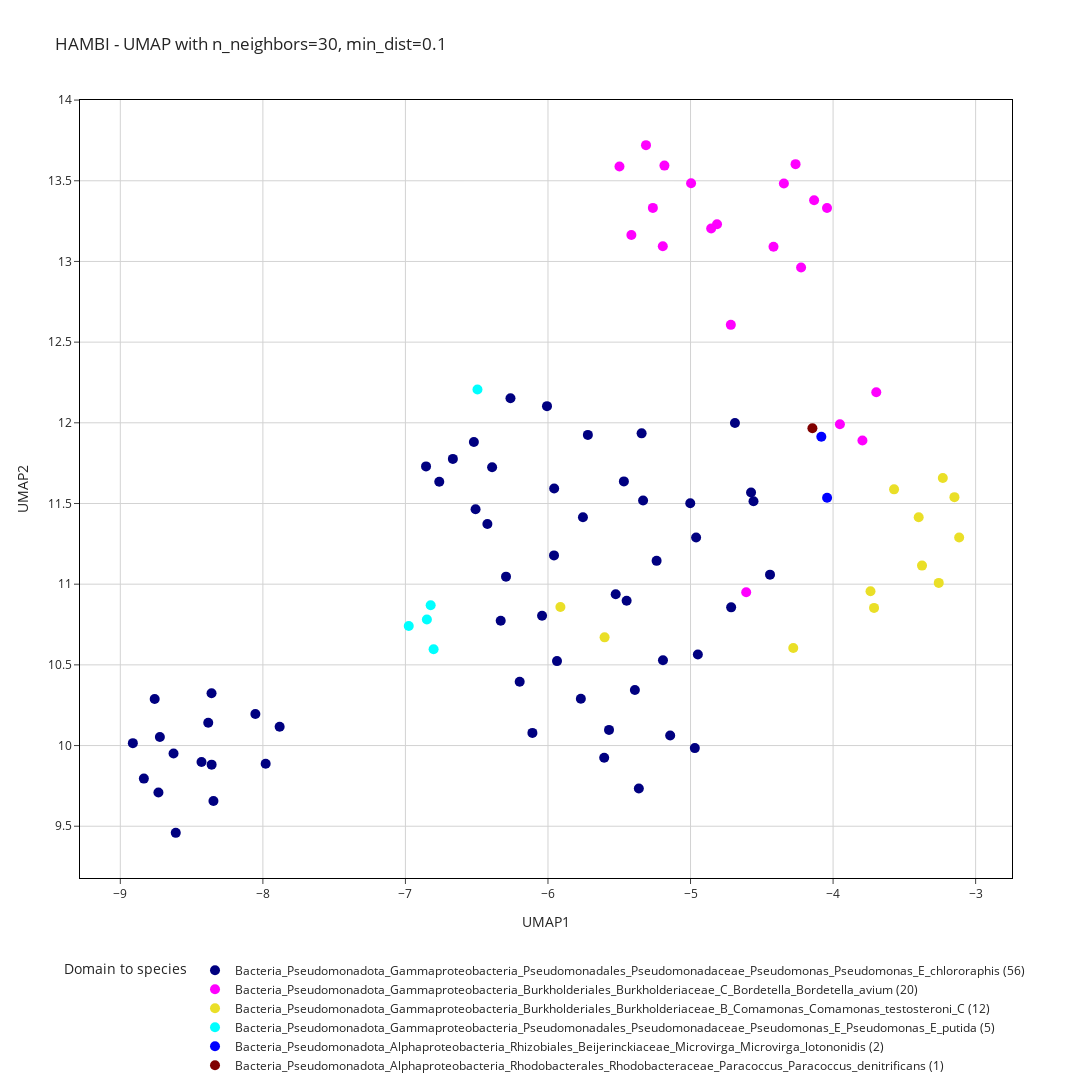

Notebook code cell kept with this figure:
### Code cell
n_neighbors = [30]
min_dist = [0.1]
color_dict = ["#000080", "#FF00FF", "#eadf27", "#00FFFF", "#0000FF", "#800000"]

custom_colors = color_dict
for n in n_neighbors:
    for m in min_dist:
        reducer = umap.UMAP(n_neighbors=n, min_dist=m, random_state=seed)
        embedding = reducer.fit_transform(df_top150_C2.iloc[:, :-17])
        top150_UMAP_df_C2  = pd.DataFrame({
            'UMAP1': embedding[:, 0],
            'UMAP2': embedding[:, 1],
            'Domain to species': df_top150_C2['Domain to species'],
            'Domain to genus': df_top150_C2['Domain to genus'],
            'element': df_top150_C2['element'],
            'contig': df_top150_C2.index,
        })
        # clustering k defined choosing the k by looking at the UMAP 
        kmeans = KMeans(n_clusters=11, random_state=seed)
        
        k_labels = kmeans.fit_predict(embedding)
        
        top150_UMAP_df_C2['cluster'] = k_labels
        
        column = 'Domain to species'
        top150_UMAP_df_C2['Domain to species'] = top150_UMAP_df_C2['Domain to species'].fillna('NA')

        value_counts = top150_UMAP_df_C2[column].value_counts().to_dict()

        top150_UMAP_df_C2[f'{column}_with_counts'] = top150_UMAP_df_C2[column].apply(lambda x: f'{x} ({value_counts[x]})')

        top150_UMAP_df_C2['count'] = top150_UMAP_df_C2[column].map(value_counts)
        top150_UMAP_df_C2 = top150_UMAP_df_C2.sort_values(by=['count'], ascending=False)

        top150_UMAP_df_C2[f'{column}_with_counts'] = pd.Categorical(
            top150_UMAP_df_C2[f'{column}_with_counts'],
            categories=top150_UMAP_df_C2[f'{column}_with_counts'].unique(),
            ordered=True
        )
        
        fig = px.scatter(top150_UMAP_df_C2, 
                            x='UMAP1', 
                            y='UMAP2', 
                            labels={f'{column}_with_counts': column},
                            color=f'{column}_with_counts', 
                            title=f' HAMBI - UMAP with n_neighbors={n}, min_dist={m}', 
                            color_discrete_sequence=custom_colors,
                            hover_data={'cluster': True, 'Domain to species': True, 'Domain to genus': True, 'element': True, 'contig': True} )
        title = f' HAMBI - UMAP with n_neighbors={n}, min_dist={m}'
        fig.update_traces(marker=dict(size=10))
        fig.update_layout(
            height=1700,
            width=1200,
            title_text=title,
            showlegend=True,
            legend=dict(
                x=0.5,
                y=-0.1,
                traceorder="normal",
                xanchor='center',
                yanchor='top',
                orientation='h'
            ),
            template='simple_white',
            xaxis=dict(
                showgrid=True,
                gridcolor='lightgray',
                zeroline=False,
                showline=True,  
                linecolor='black', 
                linewidth=1,
                mirror=True
            ),
            yaxis=dict(
                showgrid=True,
                gridcolor='lightgray',
                zeroline=False,
                showline=True,
                linecolor='black',
                linewidth=1,
                mirror=True
            )
        )
        fig.show()
        fig.write_image(f'UMAP_HAMBI_top150_features/UMAP_{n}_{m}_C2.png')
        fig.write_html(f'UMAP_HAMBI_top150_features/UMAP_{n}_{m}_C2.html')

### Figure 1 — Plotly figure (JSON) as saved in the notebook; plotly's stock layout.template omitted (floating-point values rounded to 4 significant figures; data arrays with more than 128 entries replaced by an {"elided": "..."} marker saying what was removed)
{"data": [{"customdata": {"elided": "56x5 mixed values"}, "hovertemplate": "Domain to species=%{customdata[1]}<br>UMAP1=%{x}<br>UMAP2=%{y}<br>cluster=%{customdata[0]}<br>Domain to genus=%{customdata[2]}<br>element=%{customdata[3]}<br>contig=%{customdata[4]}<extra></extra>", "legendgroup": "Bacteria_Pseudomonadota_Gammaproteobacteria_Pseudomonadales_Pseudomonadaceae_Pseudomonas_Pseudomonas_E_chlororaphis (56)", "marker": {"color": "#000080", "size": 10, "symbol": "circle"}, "mode": "markers", "name": "Bacteria_Pseudomonadota_Gammaproteobacteria_Pseudomonadales_Pseudomonadaceae_Pseudomonas_Pseudomonas_E_chlororaphis (56)", "orientation": "v", "showlegend": true, "type": "scatter", "x": [-8.912, -4.715, -6.041, -5.525, -5.333, -6.425, -5.958, -8.431, -4.688, -8.347, -5.769, -5.002, -6.109, -6.392, -4.961, -8.053, -5.72, -8.723, -8.835, -5.606, -6.667, -6.007, -5.143, -4.949, -6.508, -7.98, -6.294, -6.52, -5.468, -8.627, -5.755, -4.575, -5.343, -5.448, -5.238, -6.763, -5.957, -8.383, -5.572, -6.332, -6.199, -4.442, -8.759, -5.193, -8.611, -6.263, -7.882, -4.97, -4.558, -8.36, -5.937, -5.39, -8.733, -5.363, -6.855, -8.36], "xaxis": "x", "y": [10.01, 10.86, 10.8, 10.94, 11.52, 11.37, 11.18, 9.899, 12.0, 9.657, 10.29, 11.5, 10.08, 11.72, 11.29, 10.2, 11.93, 10.05, 9.795, 9.925, 11.78, 12.1, 10.06, 10.56, 11.46, 9.887, 11.05, 11.88, 11.64, 9.951, 11.41, 11.57, 11.93, 10.9, 11.14, 11.63, 11.59, 10.14, 10.1, 10.77, 10.4, 11.06, 10.29, 10.53, 9.459, 12.15, 10.12, 9.984, 11.51, 10.32, 10.52, 10.34, 9.709, 9.734, 11.73, 9.882], "yaxis": "y"}, {"customdata": [[8, "Bacteria_Pseudomonadota_Gammaproteobacteria_Burkholderiales_Burkholderiaceae_C_Bordetella_Bordetella_avium", "Bacteria_Pseudomonadota_Gammaproteobacteria_Burkholderiales_Burkholderiaceae_C_Bordetella", "chromosome", "bcAd1063T--bcAd1063T_ptg000061l"], [6, "Bacteria_Pseudomonadota_Gammaproteobacteria_Burkholderiales_Burkholderiaceae_C_Bordetella_Bordetella_avium", "Bacteria_Pseudomonadota_Gammaproteobacteria_Burkholderiales_Burkholderiaceae_C_Bordetella", "chromosome", "bcAd1063T--bcAd1063T_ptg000048l"], [0, "Bacteria_Pseudomonadota_Gammaproteobacteria_Burkholderiales_Burkholderiaceae_C_Bordetella_Bordetella_avium", "Bacteria_Pseudomonadota_Gammaproteobacteria_Burkholderiales_Burkholderiaceae_C_Bordetella", "chromosome", "bcAd1063T--bcAd1063T_ptg000069l"], [0, "Bacteria_Pseudomonadota_Gammaproteobacteria_Burkholderiales_Burkholderiaceae_C_Bordetella_Bordetella_avium", "Bacteria_Pseudomonadota_Gammaproteobacteria_Burkholderiales_Burkholderiaceae_C_Bordetella", "chromosome", "bcAd1063T--bcAd1063T_ptg000030l"], [6, "Bacteria_Pseudomonadota_Gammaproteobacteria_Burkholderiales_Burkholderiaceae_C_Bordetella_Bordetella_avium", "Bacteria_Pseudomonadota_Gammaproteobacteria_Burkholderiales_Burkholderiaceae_C_Bordetella", "chromosome", "bcAd1063T--bcAd1063T_ptg000035l"], [2, "Bacteria_Pseudomonadota_Gammaproteobacteria_Burkholderiales_Burkholderiaceae_C_Bordetella_Bordetella_avium", "Bacteria_Pseudomonadota_Gammaproteobacteria_Burkholderiales_Burkholderiaceae_C_Bordetella", "chromosome", "bcAd1037T--bcAd1037T_ptg000198l"], [0, "Bacteria_Pseudomonadota_Gammaproteobacteria_Burkholderiales_Burkholderiaceae_C_Bordetella_Bordetella_avium", "Bacteria_Pseudomonadota_Gammaproteobacteria_Burkholderiales_Burkholderiaceae_C_Bordetella", "chromosome", "bcAd1063T--bcAd1063T_ptg000079l"], [6, "Bacteria_Pseudomonadota_Gammaproteobacteria_Burkholderiales_Burkholderiaceae_C_Bordetella_Bordetella_avium", "Bacteria_Pseudomonadota_Gammaproteobacteria_Burkholderiales_Burkholderiaceae_C_Bordetella", "chromosome", "bcAd1063T--bcAd1063T_ptg000160l"], [0, "Bacteria_Pseudomonadota_Gammaproteobacteria_Burkholderiales_Burkholderiaceae_C_Bordetella_Bordetella_avium", "Bacteria_Pseudomonadota_Gammaproteobacteria_Burkholderiales_Burkholderiaceae_C_Bordetella", "chromosome", "bcAd1037T--bcAd1037T_ptg000271l"], [0, "Bacteria_Pseudomonadota_Gammaproteobacteria_Burkholderiales_Burkholderiaceae_C_Bordetella_Bordetella_avium", "Bacteria_Pseudomonadota_Gammaproteobacteria_Burkholderiales_Burkholderiaceae_C_Bordetella", "chromosome", "bcAd1063T--bcAd1063T_ptg000016l"], [6, "Bacteria_Pseudomonadota_Gammaproteobacteria_Burkholderiales_Burkholderiaceae_C_Bordetella_Bordetella_avium", "Bacteria_Pseudomonadota_Gammaproteobacteria_Burkholderiales_Burkholderiaceae_C_Bordetella", "chromosome", "bcAd1063T--bcAd1063T_ptg000110l"], [2, "Bacteria_Pseudomonadota_Gammaproteobacteria_Burkholderiales_Burkholderiaceae_C_Bordetella_Bordetella_avium", "Bacteria_Pseudomonadota_Gammaproteobacteria_Burkholderiales_Burkholderiaceae_C_Bordetella", "chromosome", "bcAd1037T--bcAd1037T_ptg000036l"], [0, "Bacteria_Pseudomonadota_Gammaproteobacteria_Burkholderiales_Burkholderiaceae_C_Bordetella_Bordetella_avium", "Bacteria_Pseudomonadota_Gammaproteobacteria_Burkholderiales_Burkholderiaceae_C_Bordetella", "chromosome", "bcAd1037T--bcAd1037T_ptg000097l"], [6, "Bacteria_Pseudomonadota_Gammaproteobacteria_Burkholderiales_Burkholderiaceae_C_Bordetella_Bordetella_avium", "Bacteria_Pseudomonadota_Gammaproteobacteria_Burkholderiales_Burkholderiaceae_C_Bordetella", "chromosome", "bcAd1037T--bcAd1037T_ptg000230l"], [6, "Bacteria_Pseudomonadota_Gammaproteobacteria_Burkholderiales_Burkholderiaceae_C_Bordetella_Bordetella_avium", "Bacteria_Pseudomonadota_Gammaproteobacteria_Burkholderiales_Burkholderiaceae_C_Bordetella", "chromosome", "bcAd1037T--bcAd1037T_ptg000161l"], [0, "Bacteria_Pseudomonadota_Gammaproteobacteria_Burkholderiales_Burkholderiaceae_C_Bordetella_Bordetella_avium", "Bacteria_Pseudomonadota_Gammaproteobacteria_Burkholderiales_Burkholderiaceae_C_Bordetella", "chromosome", "bcAd1037T--bcAd1037T_ptg000058l"], [0, "Bacteria_Pseudomonadota_Gammaproteobacteria_Burkholderiales_Burkholderiaceae_C_Bordetella_Bordetella_avium", "Bacteria_Pseudomonadota_Gammaproteobacteria_Burkholderiales_Burkholderiaceae_C_Bordetella", "chromosome", "bcAd1063T--bcAd1063T_ptg000018l"], [0, "Bacteria_Pseudomonadota_Gammaproteobacteria_Burkholderiales_Burkholderiaceae_C_Bordetella_Bordetella_avium", "Bacteria_Pseudomonadota_Gammaproteobacteria_Burkholderiales_Burkholderiaceae_C_Bordetella", "chromosome", "bcAd1037T--bcAd1037T_ptg000120l"], [6, "Bacteria_Pseudomonadota_Gammaproteobacteria_Burkholderiales_Burkholderiaceae_C_Bordetella_Bordetella_avium", "Bacteria_Pseudomonadota_Gammaproteobacteria_Burkholderiales_Burkholderiaceae_C_Bordetella", "chromosome", "bcAd1037T--bcAd1037T_ptg000046l"], [8, "Bacteria_Pseudomonadota_Gammaproteobacteria_Burkholderiales_Burkholderiaceae_C_Bordetella_Bordetella_avium", "Bacteria_Pseudomonadota_Gammaproteobacteria_Burkholderiales_Burkholderiaceae_C_Bordetella", "chromosome", "bcAd1063T--bcAd1063T_ptg000074l"]], "hovertemplate": "Domain to species=%{customdata[1]}<br>UMAP1=%{x}<br>UMAP2=%{y}<br>cluster=%{customdata[0]}<br>Domain to genus=%{customdata[2]}<br>element=%{customdata[3]}<br>contig=%{customdata[4]}<extra></extra>", "legendgroup": "Bacteria_Pseudomonadota_Gammaproteobacteria_Burkholderiales_Burkholderiaceae_C_Bordetella_Bordetella_avium (20)", "marker": {"color": "#FF00FF", "size": 10, "symbol": "circle"}, "mode": "markers", "name": "Bacteria_Pseudomonadota_Gammaproteobacteria_Burkholderiales_Burkholderiaceae_C_Bordetella_Bordetella_avium (20)", "orientation": "v", "showlegend": true, "type": "scatter", "x": [-3.697, -4.418, -4.996, -5.312, -4.263, -4.609, -4.814, -4.225, -5.415, -5.498, -4.717, -3.952, -5.195, -4.345, -4.133, -4.855, -5.264, -5.183, -4.042, -3.794], "xaxis": "x", "y": [12.19, 13.09, 13.48, 13.72, 13.6, 10.95, 13.23, 12.96, 13.16, 13.59, 12.61, 11.99, 13.09, 13.48, 13.38, 13.2, 13.33, 13.59, 13.33, 11.89], "yaxis": "y"}, {"customdata": [[8, "Bacteria_Pseudomonadota_Gammaproteobacteria_Burkholderiales_Burkholderiaceae_B_Comamonas_Comamonas_testosteroni_C", "Bacteria_Pseudomonadota_Gammaproteobacteria_Burkholderiales_Burkholderiaceae_B_Comamonas", "chromosome", "bcAd1023T--bcAd1023T_ptg000027l"], [1, "Bacteria_Pseudomonadota_Gammaproteobacteria_Burkholderiales_Burkholderiaceae_B_Comamonas_Comamonas_testosteroni_C", "Bacteria_Pseudomonadota_Gammaproteobacteria_Burkholderiales_Burkholderiaceae_B_Comamonas", "chromosome", "bcAd1023T--bcAd1023T_ptg000194l"], [5, "Bacteria_Pseudomonadota_Gammaproteobacteria_Burkholderiales_Burkholderiaceae_B_Comamonas_Comamonas_testosteroni_C", "Bacteria_Pseudomonadota_Gammaproteobacteria_Burkholderiales_Burkholderiaceae_B_Comamonas", "chromosome", "bcAd1023T--bcAd1023T_ptg000181l"], [5, "Bacteria_Pseudomonadota_Gammaproteobacteria_Burkholderiales_Burkholderiaceae_B_Comamonas_Comamonas_testosteroni_C", "Bacteria_Pseudomonadota_Gammaproteobacteria_Burkholderiales_Burkholderiaceae_B_Comamonas", "chromosome", "bcAd1023T--bcAd1023T_ptg000102l"], [10, "Bacteria_Pseudomonadota_Gammaproteobacteria_Burkholderiales_Burkholderiaceae_B_Comamonas_Comamonas_testosteroni_C", "Bacteria_Pseudomonadota_Gammaproteobacteria_Burkholderiales_Burkholderiaceae_B_Comamonas", "plasmid_unnamed", "bcAd1039T--bcAd1039T_ptg000288l"], [5, "Bacteria_Pseudomonadota_Gammaproteobacteria_Burkholderiales_Burkholderiaceae_B_Comamonas_Comamonas_testosteroni_C", "Bacteria_Pseudomonadota_Gammaproteobacteria_Burkholderiales_Burkholderiaceae_B_Comamonas", "chromosome", "bcAd1023T--bcAd1023T_ptg000089l"], [5, "Bacteria_Pseudomonadota_Gammaproteobacteria_Burkholderiales_Burkholderiaceae_B_Comamonas_Comamonas_testosteroni_C", "Bacteria_Pseudomonadota_Gammaproteobacteria_Burkholderiales_Burkholderiaceae_B_Comamonas", "chromosome", "bcAd1023T--bcAd1023T_ptg000055l"], [8, "Bacteria_Pseudomonadota_Gammaproteobacteria_Burkholderiales_Burkholderiaceae_B_Comamonas_Comamonas_testosteroni_C", "Bacteria_Pseudomonadota_Gammaproteobacteria_Burkholderiales_Burkholderiaceae_B_Comamonas", "chromosome", "bcAd1023T--bcAd1023T_ptg000051l"], [8, "Bacteria_Pseudomonadota_Gammaproteobacteria_Burkholderiales_Burkholderiaceae_B_Comamonas_Comamonas_testosteroni_C", "Bacteria_Pseudomonadota_Gammaproteobacteria_Burkholderiales_Burkholderiaceae_B_Comamonas", "chromosome", "bcAd1023T--bcAd1023T_ptg000069l"], [8, "Bacteria_Pseudomonadota_Gammaproteobacteria_Burkholderiales_Burkholderiaceae_B_Comamonas_Comamonas_testosteroni_C", "Bacteria_Pseudomonadota_Gammaproteobacteria_Burkholderiales_Burkholderiaceae_B_Comamonas", "chromosome", "bcAd1023T--bcAd1023T_ptg000131l"], [5, "Bacteria_Pseudomonadota_Gammaproteobacteria_Burkholderiales_Burkholderiaceae_B_Comamonas_Comamonas_testosteroni_C", "Bacteria_Pseudomonadota_Gammaproteobacteria_Burkholderiales_Burkholderiaceae_B_Comamonas", "chromosome", "bcAd1023T--bcAd1023T_ptg000088l"], [8, "Bacteria_Pseudomonadota_Gammaproteobacteria_Burkholderiales_Burkholderiaceae_B_Comamonas_Comamonas_testosteroni_C", "Bacteria_Pseudomonadota_Gammaproteobacteria_Burkholderiales_Burkholderiaceae_B_Comamonas", "chromosome", "bcAd1039T--bcAd1039T_ptg000084l"]], "hovertemplate": "Domain to species=%{customdata[1]}<br>UMAP1=%{x}<br>UMAP2=%{y}<br>cluster=%{customdata[0]}<br>Domain to genus=%{customdata[2]}<br>element=%{customdata[3]}<br>contig=%{customdata[4]}<extra></extra>", "legendgroup": "Bacteria_Pseudomonadota_Gammaproteobacteria_Burkholderiales_Burkholderiaceae_B_Comamonas_Comamonas_testosteroni_C (12)", "marker": {"color": "#eadf27", "size": 10, "symbol": "circle"}, "mode": "markers", "name": "Bacteria_Pseudomonadota_Gammaproteobacteria_Burkholderiales_Burkholderiaceae_B_Comamonas_Comamonas_testosteroni_C (12)", "orientation": "v", "showlegend": true, "type": "scatter", "x": [-3.399, -5.603, -3.259, -4.279, -5.913, -3.376, -3.713, -3.116, -3.572, -3.23, -3.738, -3.149], "xaxis": "x", "y": [11.41, 10.67, 11.01, 10.6, 10.86, 11.12, 10.85, 11.29, 11.59, 11.66, 10.96, 11.54], "yaxis": "y"}, {"customdata": [[10, "Bacteria_Pseudomonadota_Gammaproteobacteria_Pseudomonadales_Pseudomonadaceae_Pseudomonas_E_Pseudomonas_E_putida", "Bacteria_Pseudomonadota_Gammaproteobacteria_Pseudomonadales_Pseudomonadaceae_Pseudomonas_E", "chromosome", "bcAd1039T--bcAd1039T_ptg000648l"], [10, "Bacteria_Pseudomonadota_Gammaproteobacteria_Pseudomonadales_Pseudomonadaceae_Pseudomonas_E_Pseudomonas_E_putida", "Bacteria_Pseudomonadota_Gammaproteobacteria_Pseudomonadales_Pseudomonadaceae_Pseudomonas_E", "chromosome", "bcAd1039T--bcAd1039T_ptg000543l"], [4, "Bacteria_Pseudomonadota_Gammaproteobacteria_Pseudomonadales_Pseudomonadaceae_Pseudomonas_E_Pseudomonas_E_putida", "Bacteria_Pseudomonadota_Gammaproteobacteria_Pseudomonadales_Pseudomonadaceae_Pseudomonas_E", "chromosome", "bcAd1039T--bcAd1039T_ptg000682l"], [10, "Bacteria_Pseudomonadota_Gammaproteobacteria_Pseudomonadales_Pseudomonadaceae_Pseudomonas_E_Pseudomonas_E_putida", "Bacteria_Pseudomonadota_Gammaproteobacteria_Pseudomonadales_Pseudomonadaceae_Pseudomonas_E", "chromosome", "bcAd1039T--bcAd1039T_ptg000614l"], [10, "Bacteria_Pseudomonadota_Gammaproteobacteria_Pseudomonadales_Pseudomonadaceae_Pseudomonas_E_Pseudomonas_E_putida", "Bacteria_Pseudomonadota_Gammaproteobacteria_Pseudomonadales_Pseudomonadaceae_Pseudomonas_E", "chromosome", "bcAd1039T--bcAd1039T_ptg000667l"]], "hovertemplate": "Domain to species=%{customdata[1]}<br>UMAP1=%{x}<br>UMAP2=%{y}<br>cluster=%{customdata[0]}<br>Domain to genus=%{customdata[2]}<br>element=%{customdata[3]}<br>contig=%{customdata[4]}<extra></extra>", "legendgroup": "Bacteria_Pseudomonadota_Gammaproteobacteria_Pseudomonadales_Pseudomonadaceae_Pseudomonas_E_Pseudomonas_E_putida (5)", "marker": {"color": "#00FFFF", "size": 10, "symbol": "circle"}, "mode": "markers", "name": "Bacteria_Pseudomonadota_Gammaproteobacteria_Pseudomonadales_Pseudomonadaceae_Pseudomonas_E_Pseudomonas_E_putida (5)", "orientation": "v", "showlegend": true, "type": "scatter", "x": [-6.85, -6.823, -6.495, -6.802, -6.977], "xaxis": "x", "y": [10.78, 10.87, 12.21, 10.6, 10.74], "yaxis": "y"}, {"customdata": [[2, "Bacteria_Pseudomonadota_Alphaproteobacteria_Rhizobiales_Beijerinckiaceae_Microvirga_Microvirga_lotononidis", "Bacteria_Pseudomonadota_Alphaproteobacteria_Rhizobiales_Beijerinckiaceae_Microvirga", "plasmid_unnamed2", "bcAd1063T--bcAd1063T_ptg000063l"], [2, "Bacteria_Pseudomonadota_Alphaproteobacteria_Rhizobiales_Beijerinckiaceae_Microvirga_Microvirga_lotononidis", "Bacteria_Pseudomonadota_Alphaproteobacteria_Rhizobiales_Beijerinckiaceae_Microvirga", "chromosome", "bcAd1063T--bcAd1063T_ptg000129l"]], "hovertemplate": "Domain to species=%{customdata[1]}<br>UMAP1=%{x}<br>UMAP2=%{y}<br>cluster=%{customdata[0]}<br>Domain to genus=%{customdata[2]}<br>element=%{customdata[3]}<br>contig=%{customdata[4]}<extra></extra>", "legendgroup": "Bacteria_Pseudomonadota_Alphaproteobacteria_Rhizobiales_Beijerinckiaceae_Microvirga_Microvirga_lotononidis (2)", "marker": {"color": "#0000FF", "size": 10, "symbol": "circle"}, "mode": "markers", "name": "Bacteria_Pseudomonadota_Alphaproteobacteria_Rhizobiales_Beijerinckiaceae_Microvirga_Microvirga_lotononidis (2)", "orientation": "v", "showlegend": true, "type": "scatter", "x": [-4.082, -4.042], "xaxis": "x", "y": [11.91, 11.54], "yaxis": "y"}, {"customdata": [[2, "Bacteria_Pseudomonadota_Alphaproteobacteria_Rhodobacterales_Rhodobacteraceae_Paracoccus_Paracoccus_denitrificans", "Bacteria_Pseudomonadota_Alphaproteobacteria_Rhodobacterales_Rhodobacteraceae_Paracoccus", "plasmid_unnamed1", "bcAd1039T--bcAd1039T_ptg000139l"]], "hovertemplate": "Domain to species=%{customdata[1]}<br>UMAP1=%{x}<br>UMAP2=%{y}<br>cluster=%{customdata[0]}<br>Domain to genus=%{customdata[2]}<br>element=%{customdata[3]}<br>contig=%{customdata[4]}<extra></extra>", "legendgroup": "Bacteria_Pseudomonadota_Alphaproteobacteria_Rhodobacterales_Rhodobacteraceae_Paracoccus_Paracoccus_denitrificans (1)", "marker": {"color": "#800000", "size": 10, "symbol": "circle"}, "mode": "markers", "name": "Bacteria_Pseudomonadota_Alphaproteobacteria_Rhodobacterales_Rhodobacteraceae_Paracoccus_Paracoccus_denitrificans (1)", "orientation": "v", "showlegend": true, "type": "scatter", "x": [-4.145], "xaxis": "x", "y": [11.97], "yaxis": "y"}], "layout": {"height": 1700, "legend": {"orientation": "h", "title": {"text": "Domain to species"}, "tracegroupgap": 0, "traceorder": "normal", "x": 0.5, "xanchor": "center", "y": -0.1, "yanchor": "top"}, "showlegend": true, "title": {"text": " HAMBI - UMAP with n_neighbors=30, min_dist=0.1"}, "width": 1200, "xaxis": {"anchor": "y", "autorange": true, "domain": [0, 1], "gridcolor": "lightgray", "linecolor": "black", "linewidth": 1, "mirror": true, "range": [-9.278, -2.75], "showgrid": true, "showline": true, "title": {"text": "UMAP1"}, "type": "linear", "zeroline": false}, "yaxis": {"anchor": "x", "autorange": true, "domain": [0, 1], "gridcolor": "lightgray", "linecolor": "black", "linewidth": 1, "mirror": true, "range": [9.197, 13.98], "showgrid": true, "showline": true, "title": {"text": "UMAP2"}, "type": "linear", "zeroline": false}}}
